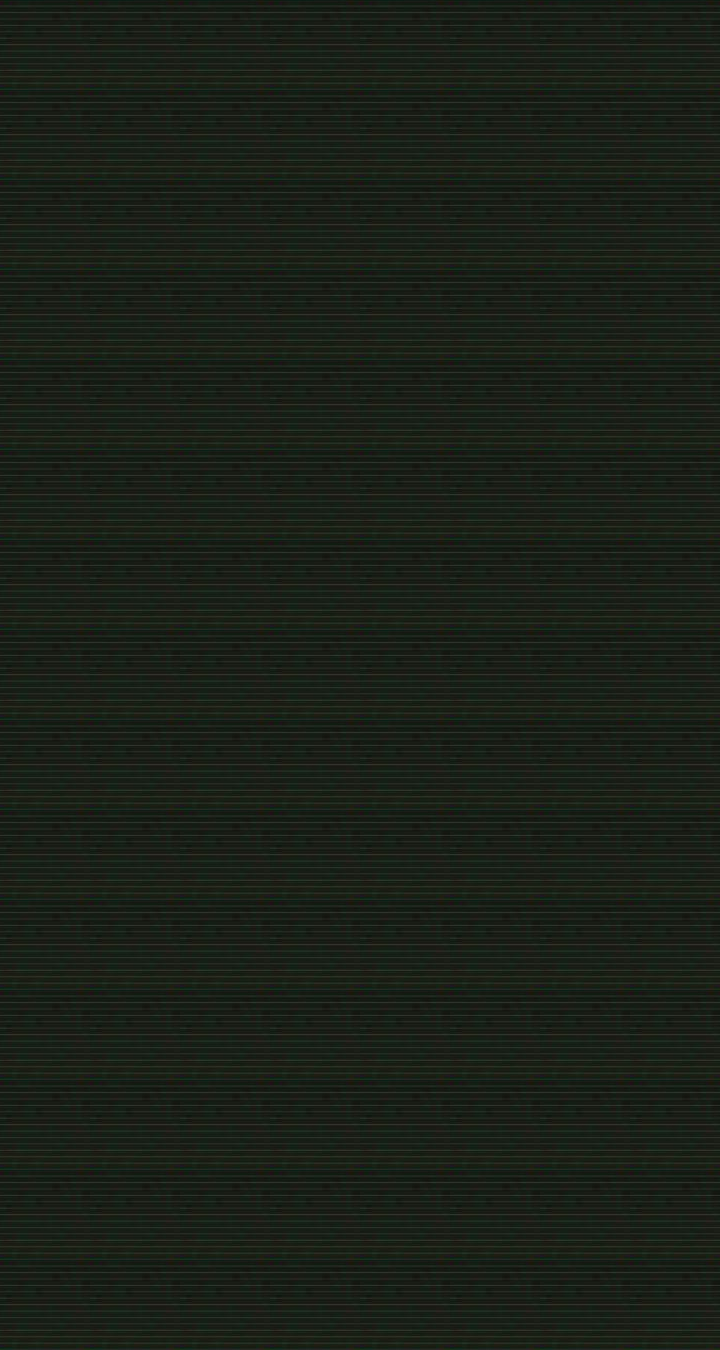

A 2D game scene composited from a Tiled map and its tileset images. What follows is a short description and the map's XML, with each tile layer's data collapsed to a summary:
An orthogonal 8x15 tile map with 90x90 px tiles, 3 tile layers (background, ingredients, foreground), 2 tilesets.

<map version="1.2" tiledversion="1.3.1" orientation="orthogonal" renderorder="right-down" compressionlevel="0" width="8" height="15" tilewidth="90" tileheight="90" infinite="0" nextlayerid="4" nextobjectid="1">
 <editorsettings>
  <export target="assets/alchemy.json" format="json" />
 </editorsettings>
 <tileset firstgid="1" name="alchemy" tilewidth="1" tileheight="1" tilecount="0" columns="0" />
 <tileset firstgid="1" name="tilebag" tilewidth="90" tileheight="90" tilecount="1" columns="1">
  <image source="assets/tilebag.png" width="90" height="90" />
 </tileset>
 <layer id="1" name="background" width="8" height="15">
  <data>[120 cells, 120 non-empty, 1 distinct tile ids]</data>
 </layer>
 <layer id="3" name="ingredients" width="8" height="15">
  <data>[120 cells, 0 non-empty, 0 distinct tile ids]</data>
 </layer>
 <layer id="2" name="foreground" width="8" height="15">
  <data>[120 cells, 66 non-empty, 1 distinct tile ids]</data>
 </layer>
</map>
